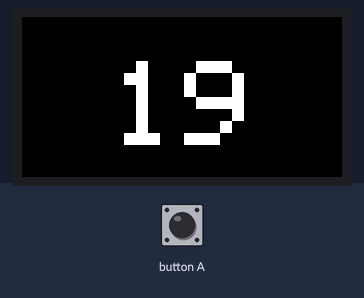
Bench run of a program on a simulated ESP32. Shown: 160×80 colour display. The inputs (shaded band) are chosen by the test bench.

Above: at 1.8 s.
1.9 s: button A pressed for 0.15 s
At 2.0 s:
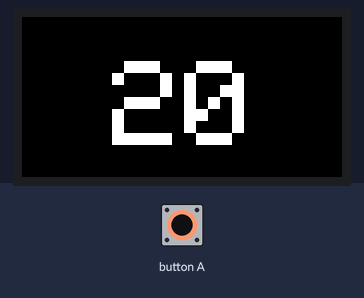
3.5 s: button A pressed for 1 s
Timing chart, 0 to 6.5 s (numbered marks = the images above; inputs shaded):
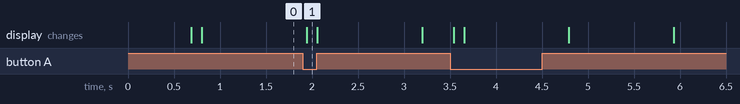

The program:

main.cpp
```cpp
#include <M5StickC.h>
#include <Arduino.h>

int tsc = 200;
const int button = 37;
int last_value = 0;
int cur_value = 0;

void setup()
{

  pinMode(button, INPUT);

  M5.begin();
  // Lcd display
  M5.Lcd.fillScreen(WHITE);
  delay(500);

  M5.Lcd.fillScreen(BLACK);
  M5.Lcd.setCursor(0, 10);
  M5.Lcd.setTextColor(WHITE);
  M5.Lcd.setTextSize(6);

  // put your setup code here, to run once:
}

void loop()
{
  cur_value = digitalRead(button);

  if (cur_value != last_value)
  {
    if (cur_value == 0)
    {
      tsc = 200;
    }
  }
  last_value = cur_value;
  // if (tsc % 10 == 0)
  // {
    M5.Lcd.fillScreen(BLACK);
    M5.Lcd.setRotation(1);

    M5.Lcd.setCursor(45, 22);
    M5.Lcd.printf("%02d", tsc / 10);
  // }
  tsc--;
  if (tsc == 0)
  {
    tsc = 200;
  }
  delay(100);
  // put your main code here, to run repeatedly:
}
```
